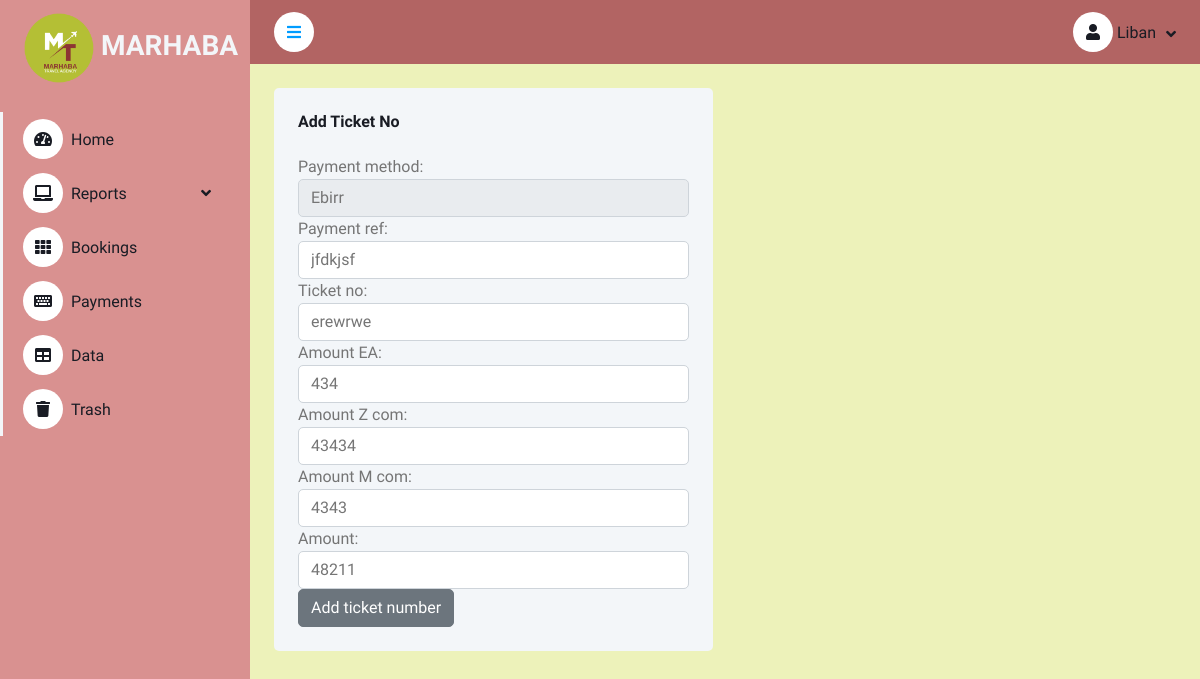
Page /add_ticket_no/16 (signed in) on the committed database.
### booking_brain/models.py (models this page shows, shortened)
class Payment(models.Model):
    id =models.AutoField(primary_key=True)
    user = models.ForeignKey(User, on_delete=models.CASCADE)
    Date_created = models.DateTimeField(auto_now_add=True)
    Payment_method = models.CharField(max_length=50)
    Payment_status = models.BooleanField(default=True)
    Ticket_no = models.CharField(max_length=50, null=True)
    Payment_ref = models.CharField(max_length=50)
    Amount_EA = models.IntegerField()
    Amount_Z_com = models.IntegerField()
    Amount_M_com = models.IntegerField()
    Amount = models.IntegerField()
    passenger = models.ForeignKey(Passenger, on_delete=models.CASCADE)

### booking_brain/views.py (the view)
# urls.py: path('add_ticket_no/<int:pk>', views.add_ticket_no , name = 'add_ticket_no'),
@login_required(login_url='login_user')
def add_ticket_no(request,pk):
    payment_ = Payment.objects.get(id=pk)
    passenger = payment_.passenger
    booking_no = Booking.objects.get(passenger=passenger).Booking_no
    if request.method == 'POST':
        form = Create_Payment(request.POST, instance=payment_)
        if form.is_valid():
            payment = form.save(commit=False)
            form.save()
            messages.success(request,'Ticket no added successfully')
            return redirect('payments')
    else:
        form = Create_Payment(instance=payment_)
        context = {'form':form , 'passenger':passenger, 'payment':payment_}
        return render(request,'booking_brain/add_ticket_no.html', context )

### booking_brain/templates/booking_brain/add_ticket_no.html (shortened to what this page needs)
{% extends 'booking_brain/base.html' %}
{% block content %}
<div class="row g-4">
    {% if form %}
    <div class="col-sm-12 col-xl-6">
        <div class="bg-light rounded h-100 p-4">
          <h6 class="mb-4">Add Ticket No</h6>
          <form method="POST" action="">
            {{form}}
            <button type="submit" class="btn btn-secondary"> Add ticket number</button>
          </form>
        </div>
    </div>
</div>
{% endif %}
{% endblock %}

### booking_brain/templates/booking_brain/base.html (shortened to what this page needs)
<!DOCTYPE html>
{% load static %}
<html lang="en">
<head>
    <link href="https://cdnjs.cloudflare.com/ajax/libs/font-awesome/5.10.0/css/all.min.css" rel="stylesheet">
    <link href="https://cdn.jsdelivr.net/npm/bootstrap-icons@1.4.1/font/bootstrap-icons.css" rel="stylesheet">
    <link href=" {% static 'booking_brain/lib/owlcarousel/assets/owl.carousel.min.css'%}" rel="stylesheet">
    <link href="{% static 'booking_brain/lib/tempusdominus/css/tempusdominus-bootstrap-4.min.css'%}" rel="stylesheet" />
    <link href="{% static 'booking_brain/css/bootstrap.min.css' %}" rel="stylesheet">
    <link href="{% static 'booking_brain/css/style.css'%}" rel="stylesheet" type="text/css">
</head>
<body>
    <div class="container-xxl position-relative d-flex p-0 primary">
        <div class="sidebar pe-4 pb-3" style="background-color: #d99190;">
            <nav class="navbar  navbar-light" style="background-color: #d99190;">
                <a href="{% url 'index' %}" class="navbar-brand mx-4 mb-3">
                    <h3 class="text-light"><img src="{% static 'booking_brain/img/logo.png'%}" height="70" width="70" id="logo"></img> MARHABA</h3>
                </a>
                <div class="navbar-nav w-100">
                    <a href="{% url 'index' %}" class="nav-item nav-link"><i class="fa fa-tachometer-alt me-2"></i>Home</a>
                    <div class="nav-item dropdown">
                        <a href="#" class="nav-link dropdown-toggle" data-bs-toggle="dropdown"><i class="fa fa-laptop me-2"></i>Reports</a>
                    </div>
                    <a href="{% url 'bookings' %}" class="nav-item nav-link"><i class="fa fa-th me-2"></i>Bookings</a>
                    <a href="{% url 'payments' %}" class="nav-item nav-link"><i class="fa fa-keyboard me-2"></i>Payments</a>
                    <a href="#" class="nav-item nav-link"><i class="fa fa-table me-2"></i>Data</a>
                    <a href="{% url 'trash' %}" class="nav-item nav-link"><i class="fa fa-trash me-2"></i>Trash</a>
                </div>
            </nav>
        </div>
        <div class="content" style="background-color: #edf2ba;">
            <nav class="navbar navbar-expand  navbar-light sticky-top px-4 py-0" style="background-color: #b26463;">
                <a href="#" class="sidebar-toggler flex-shrink-0">
                    <i class="fa fa-bars"></i>
                </a>
                <div class="navbar-nav align-items-center ms-auto">
                    <div class="nav-item dropdown">
                        <a href="#" class="nav-link dropdown-toggle" data-bs-toggle="dropdown">
                        <i class="fa fa-user"></i>
                            <span class="d-none d-lg-inline-flex">{{ user }}</span>
                        </a>
                    </div>
                </div>
            </nav>
            <div class="container-fluid pt-4 px-4" style="background-color: #edf2ba;">
                {% block content %}
                {% endblock %}
              </div>
            </div>
        </div>
</body>

### booking_brain/static/booking_brain/css/style.css (style rules this page uses)
:root { --primary: #009CFF; --light: #F3F6F9; --dark: #191C24; }
body { background-color: #E9F6B8; }
.btn { transition: .5s; }
.sidebar { position: fixed; top: 0; left: 0; bottom: 0; width: 250px; height: 100vh; overflow-y: auto; background: var(--light); transition: 0.5s; z-index: 999; }
.content { margin-left: 250px; min-height: 100vh; background: #FFFFFF; transition: 0.5s; }
@media (min-width: 992px) { .sidebar { margin-left: 0; } }
@media (min-width: 992px) { .content { width: calc(100% - 250px); } }
.sidebar .navbar .navbar-nav .nav-link { padding: 7px 20px; color: var(--dark); font-weight: 500; border-left: 3px solid var(--light); border-radius: 0 30px 30px 0; outline: none; }
.sidebar .navbar .navbar-nav .nav-link i { width: 40px; height: 40px; display: inline-flex; align-items: center; justify-content: center; background: #FFFFFF; border-radius: 40px; }
.sidebar .navbar .dropdown-toggle::after { position: absolute; top: 15px; right: 15px; border: none; content: "\f107"; font-family: "Font Awesome 5 Free"; font-weight: 900; transition: .5s; }
.content .navbar .navbar-nav .nav-link { margin-left: 25px; padding: 12px 0; color: var(--dark); outline: none; }
.content .navbar .sidebar-toggler, .content .navbar .navbar-nav .nav-link i { width: 40px; height: 40px; display: inline-flex; align-items: center; justify-content: center; background: #FFFFFF; border-radius: 40px; }
.content .navbar .dropdown-toggle::after { margin-left: 6px; vertical-align: middle; border: none; content: "\f107"; font-family: "Font Awesome 5 Free"; font-weight: 900; transition: .5s; }

### rows in the picture
Payment: Payment_method "Ebirr", Payment_ref "jfdkjsf", Ticket_no "erewrwe", Amount_EA "434", Amount_Z_com "43434", Amount_M_com "4343", Amount "48211"

### other values in the picture
{{ user }} "Liban"
